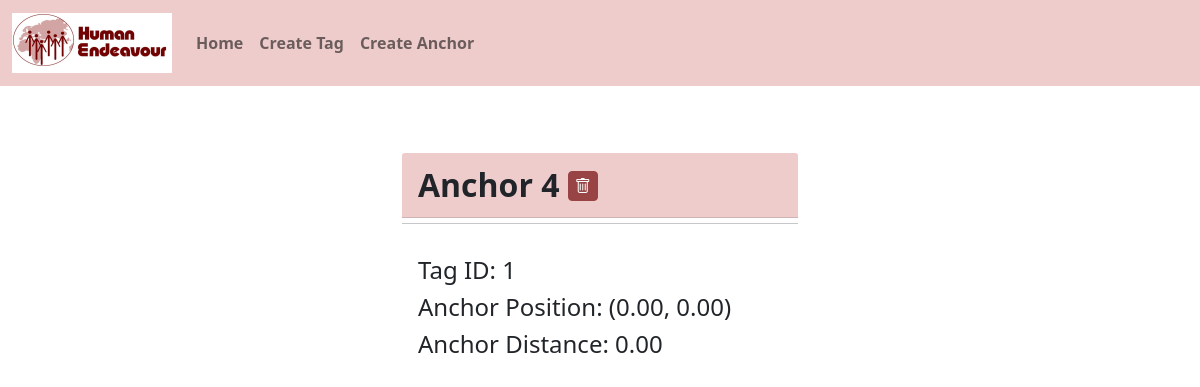
Screenshot of /anchor/4 with the database file from the repository.
### server.py (models this page shows, shortened)
class AnchorModel(db.Model):
   __tablename__ = "anchors"
   anchor_id = db.Column(db.Integer, primary_key = True)
   tag_id = db.Column(db.Integer, db.ForeignKey("tags.tag_id", ondelete = "CASCADE"), nullable=False)
   anch_x = db.Column(db.Numeric(10,2), nullable=False, default = 0)
   anch_y = db.Column(db.Numeric(10,2), nullable=False, default = 0)
   anchor_distance = db.Column(db.Numeric(10,2), nullable=False, default = 0.0)

### server.py (the view)
@app.route('/anchor/<id>', methods=['GET'])
def viewAnchor(id):
   anchor= AnchorModel.query.filter_by(anchor_id=id).first()
   return render_template('anchor.html', anchor=anchor)

### templates/anchor.html (shortened to what this page needs)
{% extends "base.html" %}
{% block body %}
<div class="main-content">
    <div class="container section">
        <div class="row">
            <div class="container-fluid map-info col-sm-6">
                <div class="card-header heading">Anchor {{anchor.anchor_id}}
                    <button type="button" class="btn btn-danger garbage" id="garbage" onclick="deleteRequest({{anchor.anchor_id}})"><i class="bi bi-trash"></i></button>
                </div>
                <hr>
                <div class="card-body">
                    <h4>Tag ID: {{anchor.tag_id}}</h4>
                    <h4>Anchor Position: ({{anchor.anch_x}}, {{anchor.anch_y}})</h4>
                    <h4>Anchor Distance: {{anchor.anchor_distance}}</h4>
                </div>
            </div>
        </div>
    </div>
</div>
{% endblock %}

### static/css/styles.css (style rules this page uses)
.btn { margin-top: 0; margin-bottom: 5px; }
.heading { margin-top: 25px; font-size: 2rem; }
body { background-color: #ffffff; }
hr { margin-top: 5px; }
.section { width: 70% }
.card-header { background-color: #eecccc; font-weight: 700; }
.map-info { margin-top: 5%; }
.garbage { display: inline-block; position: relative; align-self: right; width: 30px; height: 30px; align-items: center; padding: 0; background-color: #994444; border-color: #994444; }

### rows the page displays
AnchorModel: anchor_id "4", tag_id "1", anch_x "0.00", anch_y "0.00", anchor_distance "0.00"
